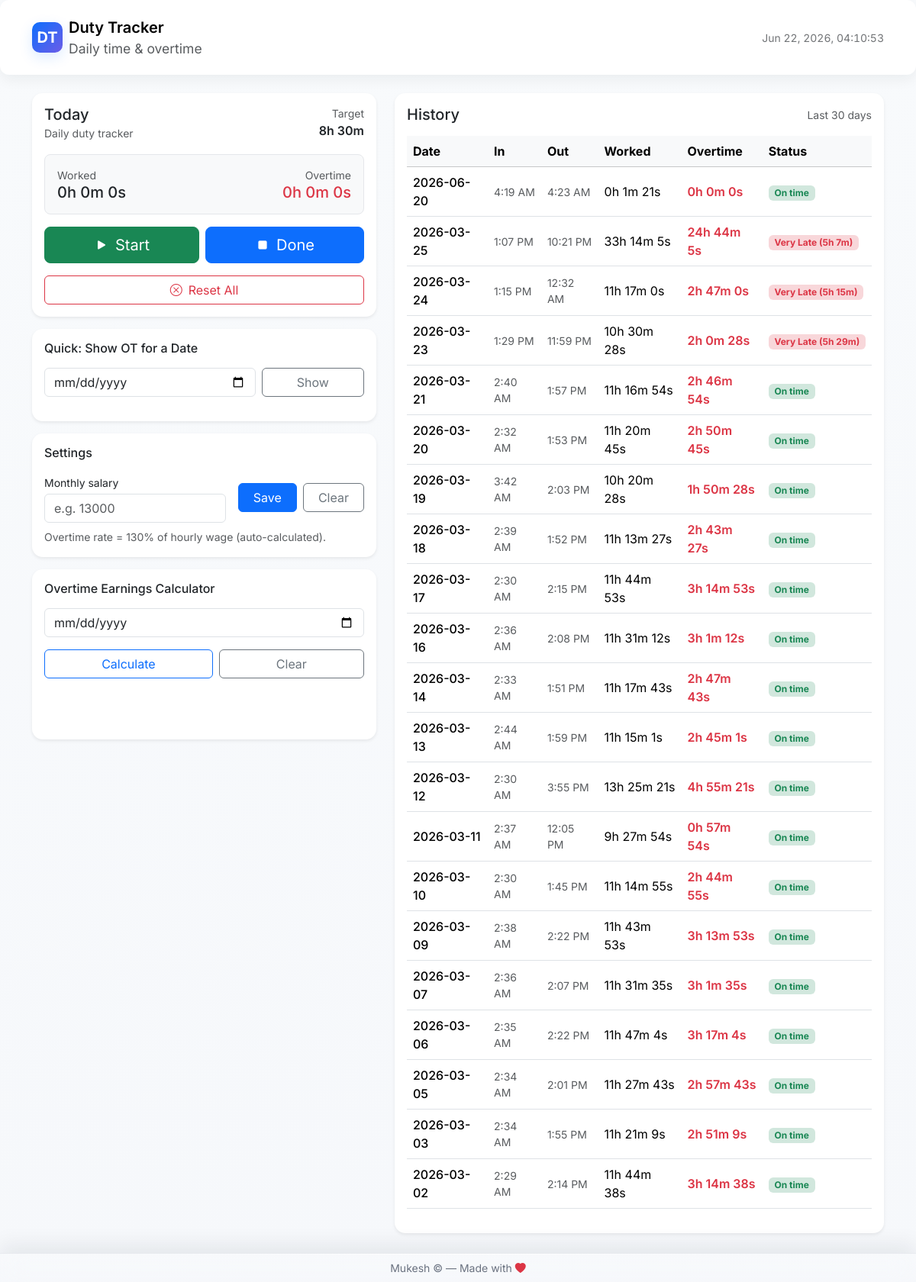
The page / on the database its author committed.
### tables this page shows
CREATE TABLE records (
            day TEXT PRIMARY KEY,
            seconds INTEGER DEFAULT 0
        );

### punch.py (the view)
@app.route('/')
def index():
    db = get_db()
    today = date.today().isoformat()
    cur = db.execute('SELECT seconds FROM records WHERE day = ?', (today,))
    row = cur.fetchone()
    today_seconds = row['seconds'] if row else 0
    cur = db.execute('SELECT start_iso FROM ongoing WHERE id = 1')
    ongoing_row = cur.fetchone()
    ongoing_start = ongoing_row['start_iso'] if ongoing_row else None
    ongoing_start_local = to_local_str(ongoing_start) if ongoing_start else None
    cur = db.execute('SELECT day, seconds FROM records ORDER BY day DESC LIMIT 30')
    records = cur.fetchall()
    history = []
    for r in records:
        day = r['day']
        worked = r['seconds']
        cur2 = db.execute(
            '''
            SELECT
                MIN(start_iso) AS punch_in,
                MAX(end_iso)   AS punch_out
            FROM sessions
            WHERE day = ?
            ''',
            (day,)
        )
        srow = cur2.fetchone()
        punch_in = to_local_time_only(srow['punch_in']) if srow and srow['punch_in'] else None
        punch_out = to_local_time_only(srow['punch_out']) if srow and srow['punch_out'] else None
        late_info = late_status(srow['punch_in']) if srow and srow['punch_in'] else None
        if is_sunday_from_date_str(day):
            overtime = worked
        else:
            overtime = max(0, worked - DAILY_SECONDS)
        history.append({
            'day': day,
            'worked': worked,
            'overtime': overtime,
            'seconds': worked,
            'punch_in': punch_in,
            'punch_out': punch_out,
            'late': late_info
        })
    return render_template(
        'index.html',
        today_seconds=today_seconds,
        today_overtime=(today_seconds if is_sunday_from_date_str(today)
                        else max(0, today_seconds - DAILY_SECONDS)),
        daily_seconds=DAILY_SECONDS,
        ongoing_start_local=ongoing_start_local,
        ongoing_start_iso=ongoing_start,
        seconds_to_hms=seconds_to_hms,
        history=history
    )

### punch.py (called while the page is built)
def get_db():
    db = getattr(g, '_database', None)
    if db is None:
        db = g._database = sqlite3.connect(app.config['DATABASE'])
        db.row_factory = sqlite3.Row
    return db

@app.teardown_appcontext
def close_connection(exception):
    db = getattr(g, '_database', None)
    if db is not None:
        db.close()

def parse_iso(iso):
    dt = datetime.fromisoformat(iso)
    if dt.tzinfo is None:
        dt = dt.replace(tzinfo=timezone.utc)
    return dt

def to_local_time_only(iso):
    if not iso:
        return None
    dt = parse_iso(iso).astimezone()
    return dt.strftime('%I:%M %p').lstrip('0')

def seconds_to_hms(sec):
    sec = int(sec)
    h = sec // 3600
    m = (sec % 3600) // 60
    s = sec % 60
    return f"{h}h {m}m {s}s"

def late_status(punch_in_iso, expected_hour=8, expected_min=0):
    if not punch_in_iso:
        return None
    dt = parse_iso(punch_in_iso).astimezone()
    expected = dt.replace(
        hour=expected_hour,
        minute=expected_min,
        second=0,
        microsecond=0
    )
    delay_minutes = int((dt - expected).total_seconds() / 60)
    if delay_minutes <= 0:
        return {"label": "On time", "level": "ok"}
    if delay_minutes < 60:
        delay_label = f"{delay_minutes}m"
    else:
        h = delay_minutes // 60
        m = delay_minutes % 60
        delay_label = f"{h}h {m}m" if m else f"{h}h"
    if delay_minutes <= 30:
        return {"label": f"Late ({delay_label})", "level": "warn"}
    else:
        return {"label": f"Very Late ({delay_label})", "level": "danger"}

def is_sunday_from_date_str(day_str):
    try:
        d = datetime.fromisoformat(day_str).date()
        return d.weekday() == 6
    except Exception:
        return False

@app.before_request
def prepare():
    global db_initialized
    if not db_initialized:
        init_db()
        db_initialized = True

### templates/index.html (shortened to what this page needs)
{% extends 'layout.html' %}
{% block content %}
<div class="row g-4">
  <div class="col-lg-5">
    <div class="card shadow-sm card-modern">
      <div class="card-body">
        <div class="d-flex justify-content-between align-items-start mb-2">
          <div>
            <h5 class="card-title mb-0">Today</h5>
            <small class="text-muted">Daily duty tracker</small>
          </div>
          <div class="text-end">
            <div class="small text-muted">Target</div>
            <div class="fw-semibold">
              {{ (daily_seconds // 3600) }}h {{ ((daily_seconds % 3600)//60) }}m
            </div>
          </div>
        </div>
        <div class="my-3 p-3 bg-light rounded-3 today-box">
          <div class="d-flex align-items-center justify-content-between">
            <div>
              <div class="small text-muted">Worked</div>
              <div id="today-time" class="h5 mb-0">
                {{ seconds_to_hms(today_seconds or 0) }}
              </div>
            </div>
            <div class="text-end">
              <div class="small text-muted">Overtime</div>
              <div id="today-ot" class="h5 mb-0 text-danger">
                {{ seconds_to_hms(today_overtime or 0) }}
              </div>
            </div>
          </div>
        </div>
        <div class="d-flex gap-2 mb-3">
          <button type="button" id="start-btn" class="btn btn-success btn-lg flex-fill">
            <i class="bi bi-play-fill me-2"></i>Start
          </button>
          <button type="button" id="done-btn" class="btn btn-primary btn-lg flex-fill">
            <i class="bi bi-stop-fill me-2"></i>Done
          </button>
        </div>
        <button type="button" id="reset-btn" class="btn btn-outline-danger w-100">
          <i class="bi bi-x-circle me-2"></i>Reset All
        </button>
      </div>
    </div>
    <div class="card shadow-sm card-modern mt-3">
      <div class="card-body">
        <h6 class="mb-3">Quick: Show OT for a Date</h6>
        <div class="row g-2">
          <div class="col-8">
            <input id="day-input" type="date" class="form-control">
          </div>
          <div class="col-4">
            <button type="button" id="show-ot"
                    class="btn btn-outline-secondary w-100">
              Show
            </button>
          </div>
        </div>
      </div>
    </div>
    <div class="card mt-3 shadow-sm card-modern">
      <div class="card-body">
        <h6 class="mb-3">Settings</h6>
        <div class="row g-3 align-items-center salary-row">
          <div class="col-12 col-md-7">
            <label class="form-label small mb-1">Monthly salary</label>
            <input id="user-salary" type="number" class="form-control"
                   placeholder="e.g. 13000">
          </div>
          <div class="col-12 col-md-5 d-flex gap-2 align-items-end">
            <button type="button" id="save-salary"
                    class="btn btn-primary flex-fill">
              Save
            </button>
            <button type="button" id="clear-salary"
                    class="btn btn-outline-secondary flex-fill">
              Clear
            </button>
          </div>
        </div>
        <div class="mt-2 small text-muted">
          Overtime rate = 130% of hourly wage (auto-calculated).
        </div>
      </div>
    </div>
    <div class="card mt-3 shadow-sm card-modern">
      <div class="card-body">
        <h6 class="mb-3">Overtime Earnings Calculator</h6>
        <input id="earn-day" type="date" class="form-control">
        <div class="d-flex gap-2 mt-3">
          <button type="button" id="calc-earn"
                  class="btn btn-outline-primary flex-fill">
            Calculate
          </button>
          <button type="button" id="clear-earn"
                  class="btn btn-outline-secondary flex-fill">
            Clear
          </button>
        </div>
        <div id="earn-result" class="mt-3" style="min-height:48px;"></div>
      </div>
    </div>
  </div>
  <div class="col-lg-7">
    <div class="card shadow-sm card-modern">
      <div class="card-body">
        <div class="d-flex justify-content-between align-items-center mb-3">
          <h5 class="card-title mb-0">History</h5>
          <small class="text-muted">Last 30 days</small>
        </div>
        <div class="table-responsive">
          <table class="table table-hover align-middle">
            <thead class="table-light">
              <tr>
                <th>Date</th>
                <th>In</th>
                <th>Out</th>
                <th>Worked</th>
                <th>Overtime</th>
                <th>Status</th>
              </tr>
            </thead>
            <tbody>
              {% if history %}
                {% for r in history %}
                <tr class="{% if r.overtime == r.worked and r.worked > 0 %}sunday-row{% endif %}">
                  <td class="fw-medium">
                    {{ r.day }}
                  </td>
                  <td class="text-muted small">
  {{ r.punch_in or '—' }}
</td>
<td class="text-muted small">
  {{ r.punch_out or '—' }}
</td>
<td>{{ seconds_to_hms(r.worked) }}</td>
<td class="text-danger fw-semibold">
  {{ seconds_to_hms(r.overtime) }}
</td>
<td>
  {% if r.late %}
    {% if r.late.level == 'ok' %}
      <span class="badge bg-success-subtle text-success">
        {{ r.late.label }}
      </span>
    {% elif r.late.level == 'warn' %}
      <span class="badge bg-warning-subtle text-warning">
        {{ r.late.label }}
      </span>
    {% else %}
      <span class="badge bg-danger-subtle text-danger">
        {{ r.late.label }}
      </span>
    {% endif %}
  {% else %}
    —
  {% endif %}
</td>
                </tr>
                {% endfor %}
              {% else %}
                <tr>
                  <td colspan="3" class="text-muted">No records yet</td>
                </tr>
              {% endif %}
            </tbody>
          </table>
        </div>
      </div>
    </div>
  </div>
</div>
{% endblock %}

### templates/layout.html (shortened to what this page needs)
<!doctype html>
<html lang="en">
  <head>
    <link href="https://cdn.jsdelivr.net/npm/bootstrap@5.3.2/dist/css/bootstrap.min.css" rel="stylesheet">
    <link href="https://cdn.jsdelivr.net/npm/bootstrap-icons@1.11.3/font/bootstrap-icons.css" rel="stylesheet">
    <link rel="stylesheet" href="{{ url_for('static', filename='styles.css') }}?v=1">
  </head>
  <body data-ongoing-start-iso="{{ ongoing_start_iso if ongoing_start_iso else '' }}">
    <nav class="navbar navbar-expand-lg navbar-light navbar-modern py-3">
      <div class="container">
        <a class="navbar-brand d-flex align-items-center gap-2" href="/">
          <span class="brand-mark">DT</span>
          <div>
            <div class="fw-semibold">Duty Tracker</div>
            <small class="text-muted d-block">Daily time & overtime</small>
          </div>
        </a>
        <div class="ms-auto d-flex align-items-center gap-3">
          <div id="local-clock" class="text-muted small"></div>
        </div>
      </div>
    </nav>
    <main class="container my-4">
      {% block content %}{% endblock %}
    </main>
   <footer class="footer-fixed footer-glass text-center py-2 small">
  Mukesh &copy; {{ now().year if false else '' }} — Made with
  <i class="bi bi-heart-fill text-danger"></i>
</footer>
  </body>
</html>

### static/styles.css (style rules this page uses)
:root { --bg: #f6f8fb; --card: #ffffff; --muted: #6b7280; --accent: #0d6efd; --danger-soft: #ffe5e5; }
body { font-family: Inter, system-ui, -apple-system, "Segoe UI", Roboto, Arial; background: linear-gradient(180deg, #f8fafc 0%, var(--bg) 100%); color: #111827; padding-bottom: 40px; }
.navbar-modern { background: var(--card); border-radius: 12px; box-shadow: 0 6px 18px rgba(14, 30, 37, 0.06); }
.brand-mark { width:40px;height:40px;border-radius:10px; background:linear-gradient(135deg,var(--accent),#6c5ce7); color:#fff;font-weight:700; display:flex;align-items:center;justify-content:center; box-shadow:0 6px 18px rgba(13,110,253,0.14); }
.card-modern { border:none; border-radius:14px; }
.today-box { border:1px solid #e5e7eb; }
#local-clock { opacity:0.85; font-variant-numeric:tabular-nums; }
.footer-fixed { position: fixed; bottom: 0; left: 0; width: 100%; z-index: 1030; }
.footer-glass { background: linear-gradient( 180deg, rgba(248, 250, 252, 0.75) 0%, rgba(246, 248, 251, 0.75) 100% ); backdrop-filter: blur(16px) saturate(160%); -webkit-backdrop-filter: blur(16px) saturate(160%); border-top: 1px solid rgba(17, 24, 39, 0.06); box-shadow: 0 -10px 28px rgba(17, 24, 39, 0.08); color: var(--muted); }
.footer-glass::before { content: ""; position: absolute; top: 0; left: 15%; width: 70%; height: 1px; background: linear-gradient( to right, transparent, rgba(255,255,255,0.9), transparent ); }

### rows shown on the page
records: day "2026-06-20", punch_in "4:19 AM", punch_out "4:23 AM", seconds_to_hms "0h 1m 21s", seconds_to_hms "0h 0m 0s", late.label "On time"
records: day "2026-03-25", punch_in "1:07 PM", punch_out "10:21 PM", seconds "33h 14m 5s", seconds_to_hms "24h 44m 5s", late.label "Very Late (5h 7m)"
records: day "2026-03-24", punch_in "1:15 PM", punch_out "12:32 AM", seconds "11h 17m 0s", seconds_to_hms "2h 47m 0s", late.label "Very Late (5h 15m)"
records: day "2026-03-23", punch_in "1:29 PM", punch_out "11:59 PM", seconds "10h 30m 28s", seconds_to_hms "2h 0m 28s", late.label "Very Late (5h 29m)"
records: day "2026-03-21", punch_in "2:40 AM", punch_out "1:57 PM", seconds "11h 16m 54s", seconds_to_hms "2h 46m 54s", late.label "On time"
records: day "2026-03-20", punch_in "2:32 AM", punch_out "1:53 PM", seconds "11h 20m 45s", seconds_to_hms "2h 50m 45s", late.label "On time"
records: day "2026-03-19", punch_in "3:42 AM", punch_out "2:03 PM", seconds "10h 20m 28s", seconds_to_hms "1h 50m 28s", late.label "On time"
records: day "2026-03-18", punch_in "2:39 AM", punch_out "1:52 PM", seconds "11h 13m 27s", seconds_to_hms "2h 43m 27s", late.label "On time"
records: day "2026-03-17", punch_in "2:30 AM", punch_out "2:15 PM", seconds "11h 44m 53s", seconds_to_hms "3h 14m 53s", late.label "On time"
records: day "2026-03-16", punch_in "2:36 AM", punch_out "2:08 PM", seconds "11h 31m 12s", seconds_to_hms "3h 1m 12s", late.label "On time"
records: day "2026-03-14", punch_in "2:33 AM", punch_out "1:51 PM", seconds "11h 17m 43s", seconds_to_hms "2h 47m 43s", late.label "On time"
records: day "2026-03-13", punch_in "2:44 AM", punch_out "1:59 PM", seconds "11h 15m 1s", seconds_to_hms "2h 45m 1s", late.label "On time"
records: day "2026-03-12", punch_in "2:30 AM", punch_out "3:55 PM", seconds "13h 25m 21s", seconds_to_hms "4h 55m 21s", late.label "On time"
records: day "2026-03-11", punch_in "2:37 AM", punch_out "12:05 PM", seconds "9h 27m 54s", seconds_to_hms "0h 57m 54s", late.label "On time"
records: day "2026-03-10", punch_in "2:30 AM", punch_out "1:45 PM", seconds "11h 14m 55s", seconds_to_hms "2h 44m 55s", late.label "On time"
records: day "2026-03-09", punch_in "2:38 AM", punch_out "2:22 PM", seconds "11h 43m 53s", seconds_to_hms "3h 13m 53s", late.label "On time"
records: day "2026-03-07", punch_in "2:36 AM", punch_out "2:07 PM", seconds "11h 31m 35s", seconds_to_hms "3h 1m 35s", late.label "On time"
records: day "2026-03-06", punch_in "2:35 AM", punch_out "2:22 PM", seconds "11h 47m 4s", seconds_to_hms "3h 17m 4s", late.label "On time"
records: day "2026-03-05", punch_in "2:34 AM", punch_out "2:01 PM", seconds "11h 27m 43s", seconds_to_hms "2h 57m 43s", late.label "On time"
records: day "2026-03-03", punch_in "2:34 AM", punch_out "1:55 PM", seconds "11h 21m 9s", seconds_to_hms "2h 51m 9s", late.label "On time"
records: day "2026-03-02", punch_in "2:29 AM", punch_out "2:14 PM", seconds "11h 44m 38s", seconds_to_hms "3h 14m 38s", late.label "On time"

### other values the page prints
{{ (daily_seconds // 3600) }} "8"
{{ ((daily_seconds % 3600)//60) }} "30"
{{ seconds_to_hms(today_seconds or 0) }} "0h 0m 0s"
{{ seconds_to_hms(today_overtime or 0) }} "0h 0m 0s"
